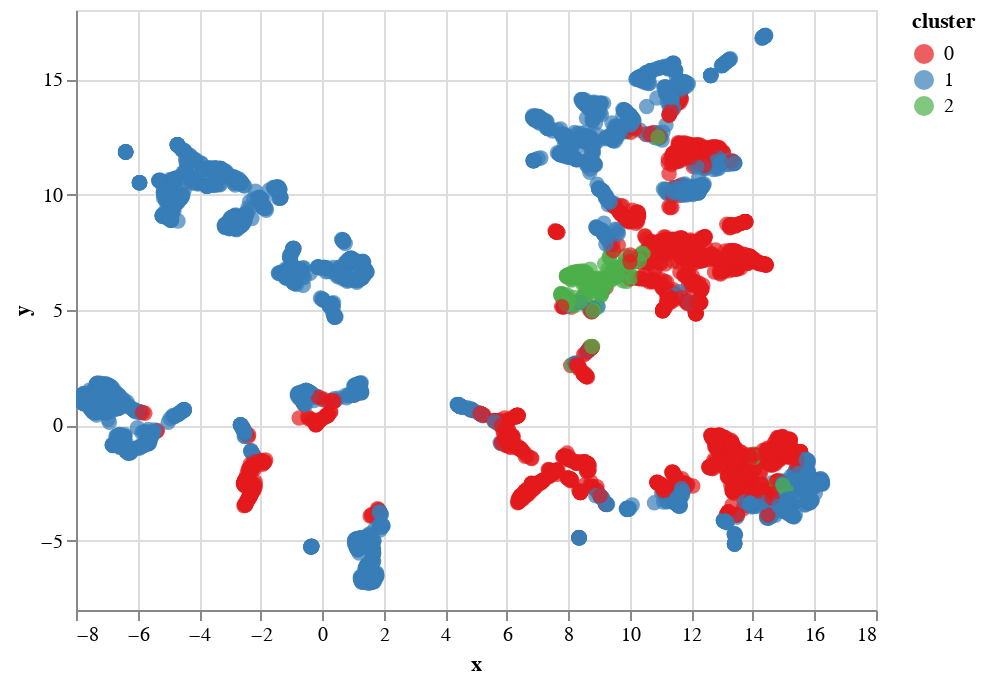

Notebook source saved alongside this figure:
### Code cell
#visualization
# UMAP chart
alt.Chart(vis_data).mark_circle(size=60).encode(
    x='x',
    y='y',
    tooltip=['place', 'country'],
    color=alt.Color('cluster:N', scale=alt.Scale(scheme='set1')) #use N after the var to tell altair that it's categorical
).interactive()

### Figure 1 — Vega-Lite specification as saved in the notebook (floating-point values rounded to 4 significant figures; data arrays with more than 128 entries replaced by an {"elided": "..."} marker saying what was removed)
{"config": {"view": {"continuousWidth": 400, "continuousHeight": 300}}, "data": {"name": "data-11962691bce5497d1436598ca1bc6864"}, "mark": {"type": "circle", "size": 60}, "encoding": {"color": {"field": "cluster", "scale": {"scheme": "set1"}, "type": "nominal"}, "tooltip": [{"field": "place", "type": "nominal"}, {"field": "country", "type": "nominal"}], "x": {"field": "x", "type": "quantitative"}, "y": {"field": "y", "type": "quantitative"}}, "selection": {"selector004": {"type": "interval", "bind": "scales", "encodings": ["x", "y"]}}, "$schema": "https://vega.github.io/schema/vega-lite/v4.17.0.json", "datasets": {"data-11962691bce5497d1436598ca1bc6864": {"elided": "5000 records"}}}
